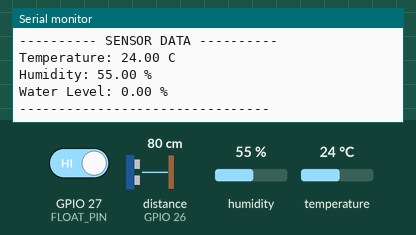
A sketch run on a simulated ESP32. Shown: the last lines printed to the serial monitor. Wiring (inferred from the names in the program): ultrasonic range finder: trigger GPIO 25; echo GPIO 26. The test bench sets the inputs (shaded band); at power-on: distance to the obstacle (sensor on GPIO 26) 80 cm, humidity 55 %, temperature 24 °C, GPIO 27 (FLOAT_PIN) HIGH. The echo pulse lasts 58.3 µs per cm; WiFi joins after 1.5 s; servers stay silent unless stated; no MQTT or app messages arrive unless stated.

Above: at 3.7 s.
3.8 s: distance to the obstacle (sensor on GPIO 26) set to 2 cm
At 6.9 s:
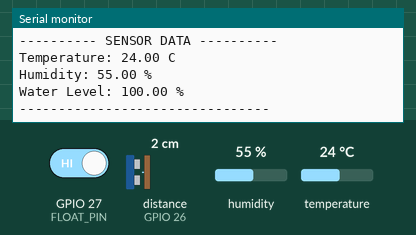
7.8 s: humidity set to 22 %
At 9.6 s:
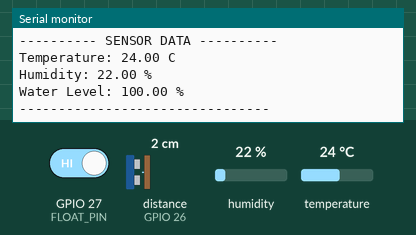
11.8 s: temperature set to 12 °C
15.8 s: distance to the obstacle (sensor on GPIO 26) set to 4 cm
19.8 s: humidity set to 40 %
At 22.9 s:
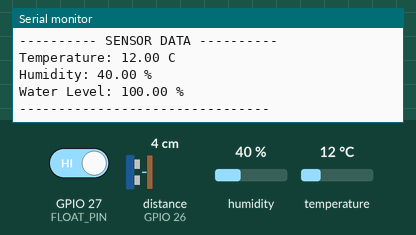
Timing chart, 0 to 24.4 s (numbered marks = the images above; inputs shaded):
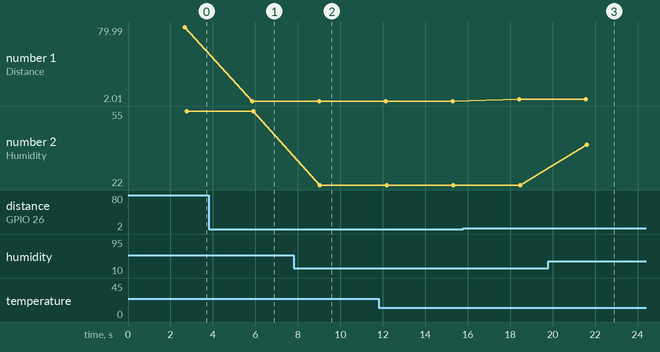

Measured:
- after the input at 3.8 s, the serial monitor: prints a new line after 2.1 s (image 1)
- after the input at 7.8 s, the serial monitor: prints a new line after 1.2 s (image 2)
- after the input at 19.8 s, the serial monitor: prints a new line after 1.8 s (image 3)
- plotted number 1: 79.99 → 2.01 after the input at 3.8 s, 2.01 → 4.01 after the input at 15.8 s
- plotted number 2: 55 → 22 after the input at 7.8 s, 22 → 40 after the input at 19.8 s

The sketch:

sensor.ino
```cpp
#include <WiFi.h>
#include <PubSubClient.h>
#include <DHT.h>

// ======================================================
// Wi-Fi
// ======================================================

#define WIFI_SSID " "
#define WIFI_PASSWORD " "


// ======================================================
// Team Name , Zone ID
// ======================================================

#define TEAM_NAME "team10"
#define ZONE_ID   "zone1"


// ======================================================
// DHT11
// ======================================================

#define DHTPIN 4
#define DHTTYPE DHT11

DHT dht(DHTPIN, DHTTYPE);


// ======================================================
// HC-SR04 Ultrasonic Sensor
// ======================================================

#define TRIG_PIN 25
#define ECHO_PIN 26


// ======================================================
// Water Level Calibration
// ======================================================

#define EMPTY_DISTANCE_CM 20
#define FULL_DISTANCE_CM  10

#if FULL_DISTANCE_CM >= EMPTY_DISTANCE_CM
#error "FULL_DISTANCE_CM must be less than EMPTY_DISTANCE_CM"
#endif


// ======================================================
// FLOAT SWITCH
// ======================================================
// NOT CONNECTED CURRENTLY
// Keep commented until physically wired.

#define FLOAT_PIN 27


// ======================================================
// MQTT
// ======================================================

// local host / server
const char* mqtt_server = "broker.emqx.io";

const int mqtt_port = 1883;

const char* mqtt_user = "user";
const char* mqtt_pass = "passward";


// ======================================================
// MQTT TOPICS
// ======================================================

String base = String(TEAM_NAME) + "/flood/" + String(ZONE_ID) + "/";

// SENSOR → NODE-RED

String topic_temp        = base + "temperature";
String topic_humidity    = base + "humidity";
String topic_level       = base + "level";
String topic_overflow    = base + "overflow";
String topic_node_status = base + "node_status";


// ======================================================
// MQTT CLIENT
// ======================================================

WiFiClient espClient;
PubSubClient client(espClient);


// ======================================================
// Wi-Fi CONNECTION
// ======================================================

void connectWiFi() {

  WiFi.begin(WIFI_SSID, WIFI_PASSWORD);

  Serial.print("Connecting to WiFi");

  while (WiFi.status() != WL_CONNECTED) {

    delay(500);
    Serial.print(".");
  }

  Serial.println();
  Serial.println("WiFi connected!");

  Serial.print("ESP32 IP: ");
  Serial.println(WiFi.localIP());
}


// ======================================================
// MQTT CONNECTION
// ======================================================

void connectMQTT() {

  while (!client.connected()) {

    Serial.print("Connecting to MQTT... ");

    // Generate a unique client ID using MAC address
    String clientId = "ESP32Client-";
    clientId += WiFi.macAddress();

    if (client.connect(
          clientId.c_str(),
          mqtt_user,
          mqtt_pass,

          // Last Will
          topic_node_status.c_str(),
          1,
          true,
          "offline"
        )) {

      Serial.println("Connected!");

      Serial.print("MQTT Client ID: ");
      Serial.println(clientId);

      // Tell Node-RED sensor node is alive
      client.publish(
        topic_node_status.c_str(),
        "online",
        true
      );
    }

    else {

      Serial.print("Failed, state=");
      Serial.print(client.state());

      Serial.println(" | retrying in 2 seconds");

      delay(2000);
    }
  }
}


// ======================================================
// ULTRASONIC WATER LEVEL
// ======================================================

float getWaterLevel() {

  digitalWrite(TRIG_PIN, LOW);

  delayMicroseconds(2);

  digitalWrite(TRIG_PIN, HIGH);

  delayMicroseconds(10);

  digitalWrite(TRIG_PIN, LOW);


  long duration =
      pulseIn(ECHO_PIN, HIGH, 30000);


  if (duration == 0) {

    Serial.println("WARNING: Ultrasonic timeout");

    return -1;
  }


  float distance =
      duration * 0.0343 / 2;


  float level =
    (
      (EMPTY_DISTANCE_CM - distance) /
      (EMPTY_DISTANCE_CM - FULL_DISTANCE_CM)
    ) * 100.0;


  if (level < 0)
    level = 0;

  if (level > 100)
    level = 100;


  Serial.print("Distance: ");
  Serial.print(distance);

  Serial.print(" cm | Water Level: ");
  Serial.print(level);

  Serial.println(" %");


  return level;
}


// ======================================================
// SETUP
// ======================================================

void setup() {

  Serial.begin(9600);

  delay(1000);


  Serial.println();
  Serial.println("================================");
  Serial.println(" SMART DRAIN MONITORING SYSTEM ");
  Serial.println(" ESP32 SENSOR NODE - " + String(ZONE_ID));
  Serial.println("================================");


  dht.begin();


  pinMode(TRIG_PIN, OUTPUT);
  pinMode(ECHO_PIN, INPUT);


  // ====================================================
  // FLOAT SWITCH
  // ====================================================
  // NOT CONNECTED
  // Future:

  pinMode(FLOAT_PIN, INPUT_PULLUP);


  connectWiFi();


  client.setServer(
    mqtt_server,
    mqtt_port
  );
}


// ======================================================
// LOOP
// ======================================================

void loop() {

  if (!client.connected()) {

    connectMQTT();
  }

  client.loop();


  // ====================================================
  // READ SENSORS
  // ====================================================

  float temperature =
      dht.readTemperature();

  float humidity =
      dht.readHumidity();

  float waterLevel =
      getWaterLevel();


  // ====================================================
  // FLOAT SWITCH
  // ====================================================
  // NOT CONNECTED CURRENTLY
  //
  // Future:

  int floatState =
      digitalRead(FLOAT_PIN);

  int overflow =
      (floatState == LOW) ? 1 : 0;


  client.publish(
    topic_overflow.c_str(),
    String(overflow).c_str()
  );


  // ====================================================
  // TEMPERATURE
  // ====================================================

  if (!isnan(temperature)) {

    client.publish(
      topic_temp.c_str(),
      String(temperature, 2).c_str()
    );
  }


  // ====================================================
  // HUMIDITY
  // ====================================================

  if (!isnan(humidity)) {

    client.publish(
      topic_humidity.c_str(),
      String(humidity, 2).c_str()
    );
  }


  // ====================================================
  // WATER LEVEL
  // ====================================================

  if (waterLevel >= 0) {

    client.publish(
      topic_level.c_str(),
      String(waterLevel, 2).c_str()
    );
  }


  // ====================================================
  // SERIAL MONITOR
  // ====================================================

  Serial.println();
  Serial.println("---------- SENSOR DATA ----------");


  Serial.print("Temperature: ");

  Serial.println(
    isnan(temperature)
      ? "ERROR"
      : String(temperature) + " C"
  );


  Serial.print("Humidity: ");

  Serial.println(
    isnan(humidity)
      ? "ERROR"
      : String(humidity) + " %"
  );


  Serial.print("Water Level: ");

  Serial.println(
    waterLevel < 0
      ? "SENSOR ERROR"
      : String(waterLevel) + " %"
  );


  Serial.println("--------------------------------");


  delay(3000);
}
```
